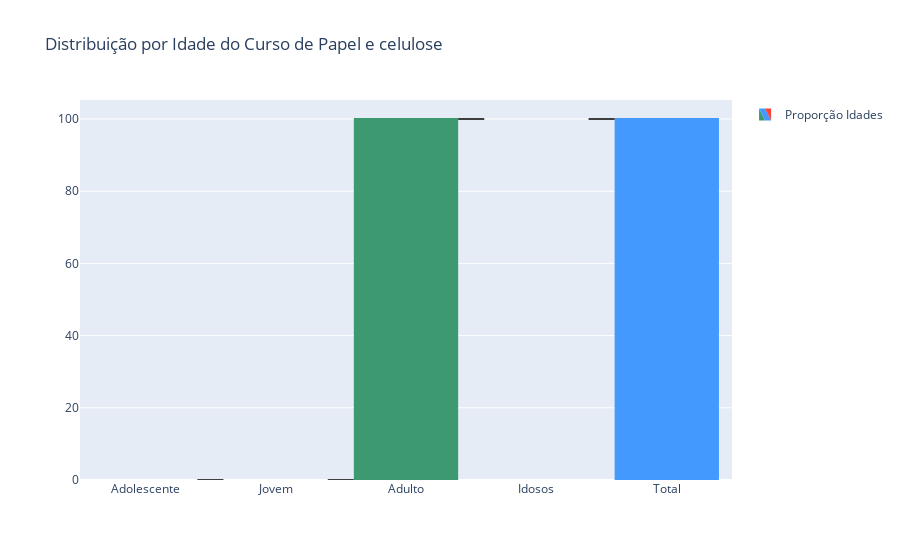

This figure's notebook cell:
### Code cell
fig = go.Figure(go.Waterfall(
    name = "Proporção Idades", orientation = "v",
    measure = ["relative", "relative", "relative", "relative", "total"],
    x = ["Adolescente", "Jovem", "Adulto", "Idosos", "Total"],
    y = [df_adulto['%Adolescente'].values[0], df_adulto['%Jovem'].values[0], df_adulto['%Adulto'].values[0], df_adulto['%Idosos'].values[0], 0],
    connector = {"line":{"color":"rgb(63, 63, 63)"}},
))

curso = df_adulto['NO_CINE_ROTULO'].values[0]

fig.update_layout(
        title = f'Distribuição por Idade do Curso de {curso}',
        showlegend = True
)

fig.show()

### Figure 1 — Plotly figure (JSON) as saved in the notebook; plotly's stock layout.template omitted (floating-point values rounded to 4 significant figures)
{"data": [{"connector": {"line": {"color": "rgb(63, 63, 63)"}}, "measure": ["relative", "relative", "relative", "relative", "total"], "name": "Proporção Idades", "orientation": "v", "type": "waterfall", "x": ["Adolescente", "Jovem", "Adulto", "Idosos", "Total"], "y": [0, 0, 100, 0, 0]}], "layout": {"showlegend": true, "title": {"text": "Distribuição por Idade do Curso de Papel e celulose"}}}
